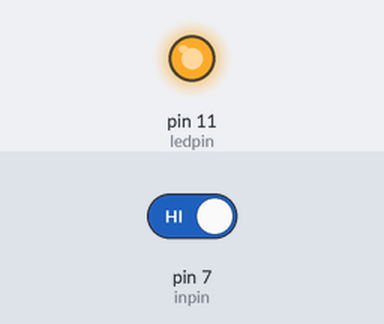
The sketch below on a simulated Arduino Uno, built with avr-gcc and run on an emulated ATmega328P. On the bench: output pins drawn as LEDs (lit = HIGH). The test bench sets the inputs (shaded band); at power-on: pin 7 (inpin) HIGH.

Above: at 1.2 s.
1.3 s: pin 7 (inpin) driven LOW
At 2.0 s:
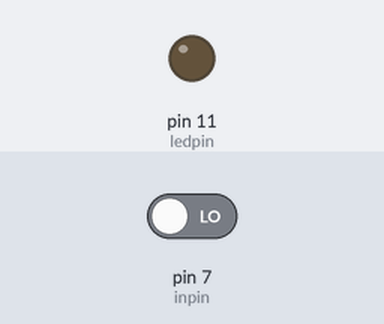
2.8 s: pin 7 (inpin) driven HIGH
At 3.2 s:
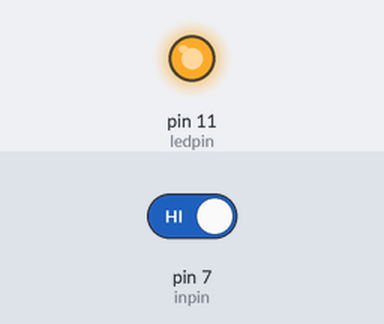
Timing chart, 0 to 5.8 s (numbered marks = the images above; inputs shaded):
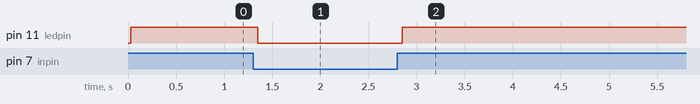

Measured:
- after the input at 1.3 s, pin 11 (ledpin): HIGH → LOW after 0.05 s
- after the input at 2.8 s, pin 11 (ledpin): LOW → HIGH after 0.05 s

The sketch:

3_kongzhi_led.ino
```cpp
int ledpin=11;
int inpin=7;
int val;
void setup() {
  pinMode(ledpin,OUTPUT);
  pinMode(inpin,INPUT);
}

void loop() {
  val=digitalRead(inpin);
  delay(30);
  if(val==LOW){
    digitalWrite(ledpin,LOW);
  }
  else if(val==HIGH){
    digitalWrite(ledpin,HIGH);
  }
  delay(30);
}
```
